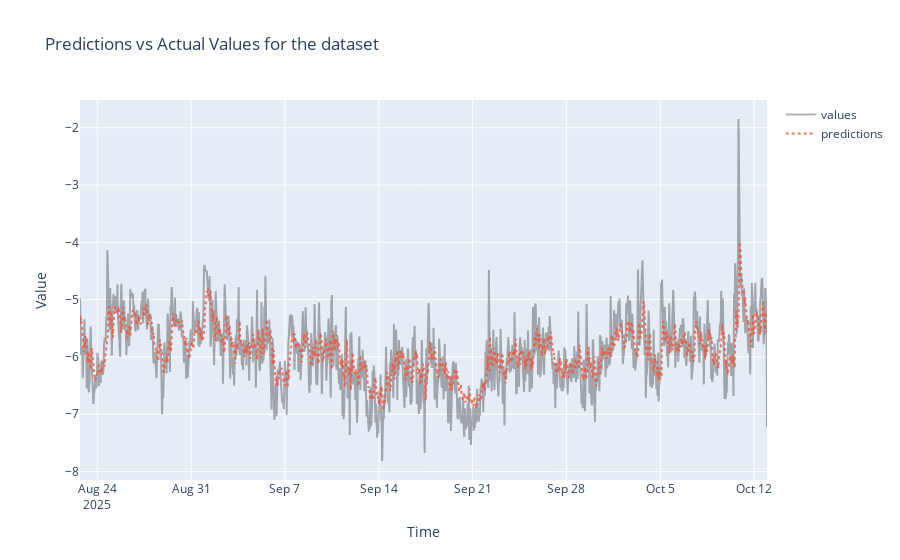

The code cell stored with this chart in its notebook:
### Markdown cell above
### Plot and save results

### Code cell
# plot final predictions
plot_predictions(preds_concat)

### Figure 1 — Plotly figure (JSON) as saved in the notebook; plotly's stock layout.template omitted (floating-point values rounded to 4 significant figures; data arrays with more than 128 entries replaced by an {"elided": "..."} marker saying what was removed)
{"data": [{"line": {"color": "rgba(0,0,0, 0.3)"}, "mode": "lines", "name": "values", "text": {"elided": "1231 str values"}, "type": "scatter", "x": {"elided": "1231 str values"}, "y": {"elided": "1231 float values"}}, {"line": {"dash": "dot"}, "mode": "lines", "name": "predictions", "opacity": 0.8, "text": {"elided": "1231 str values"}, "type": "scatter", "x": {"elided": "1231 str values"}, "y": {"elided": "1231 float values"}}], "layout": {"title": {"text": "Predictions vs Actual Values for the dataset"}, "xaxis": {"ticklen": 5, "title": {"text": "Time"}, "zeroline": false}, "yaxis": {"ticklen": 5, "title": {"text": "Value"}, "zeroline": false}}}
